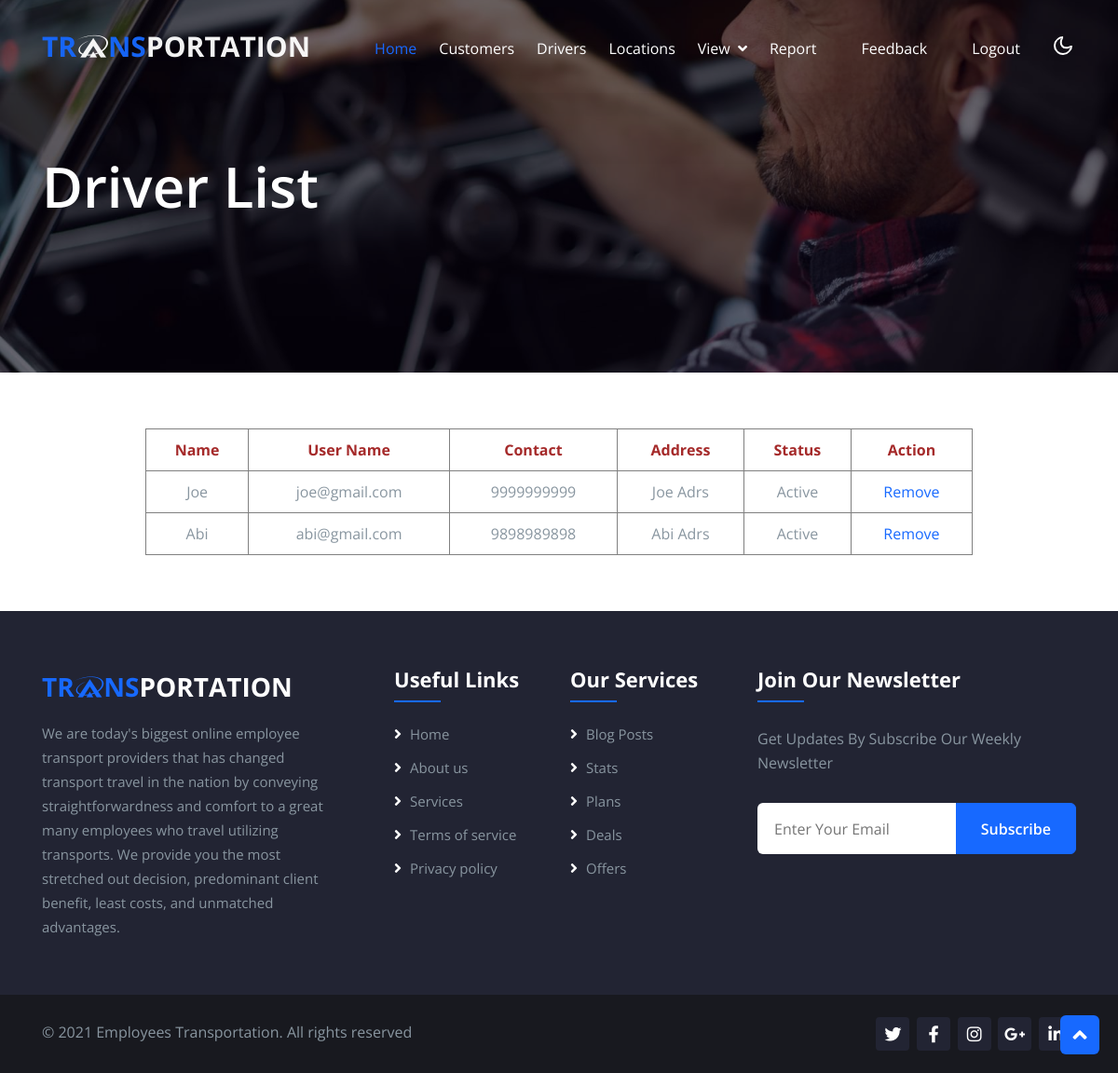
/adminDrivers.php, run on the app's committed database.
### tables this page shows
CREATE TABLE `drivers` (
  `driv_id` int(11) NOT NULL,
  `name` varchar(25) DEFAULT NULL,
  `email` varchar(25) DEFAULT NULL,
  `contact` varchar(25) DEFAULT NULL,
  `adrs` varchar(50) DEFAULT NULL,
  `car` varchar(50) DEFAULT NULL,
  `capacity` varchar(25) DEFAULT NULL,
  `reg_num` varchar(50) DEFAULT NULL,
  `lice_num` varchar(50) DEFAULT NULL
);

### adminDrivers.php (the view, shortened to what this page needs)
<?php
include "adminHeader.php";
include "connection.php";
$qry = "SELECT * FROM `drivers` d, `login` l WHERE d.`email`=l.`user_name` AND l.`status`=1";
$result = mysqli_query($conn, $qry);
?>
<div class="w3l-main-slider position-relative" id="home">
    <div class="w3l-bannerhny-content">
        <div class="container">
            <div class="w3l-bannerhny-info">
                <h3 class="mb-md-5 mb-2">Driver List</h3>
            </div>
        </div>
    </div>
</div>
<section id="contact" class="contact">
    <div class="container">
        <table>
            <tr>
                <th>Name</th>
                <th>User Name</th>
                <th>Contact</th>
                <th>Address</th>
                <th>Status</th>
                <th colspan="2">Action</th>
            </tr>
            <?php
            while ($row = mysqli_fetch_array($result)) {
                if ($row['status'] == '1') {
                    $status = "Active";
                } else {
                    $status = "Inactive";
                }
                echo "<tr>
                    <td>$row[name]</td>
                    <td>$row[email]</td>
                    <td>$row[contact]</td>
                    <td>$row[adrs]</td>
                    <td>$status</td>
                    <td><a href='adminapprovedriver.php?id=$row[log_id]&status=-1&url=adminDrivers.php'>Remove</a></td>
                </tr>";
            }
            ?>
        </table>
    </div>
</section>
<?php
include "baseFooter.php";
?>

### adminDrivers.php (style rules this page uses)
table { margin: auto; width: 80%; text-align: center; }
th { color: brown; }
table, th, td { border: 1px solid gray; border-collapse: collapse; }
th, td { padding: 10px; }

### data on the page
drivers: name "Joe", email "joe@gmail.com", contact "9999999999", adrs "Joe Adrs", login.status "Active"
drivers: name "Abi", email "abi@gmail.com", contact "9898989898", adrs "Abi Adrs", login.status "Active"
